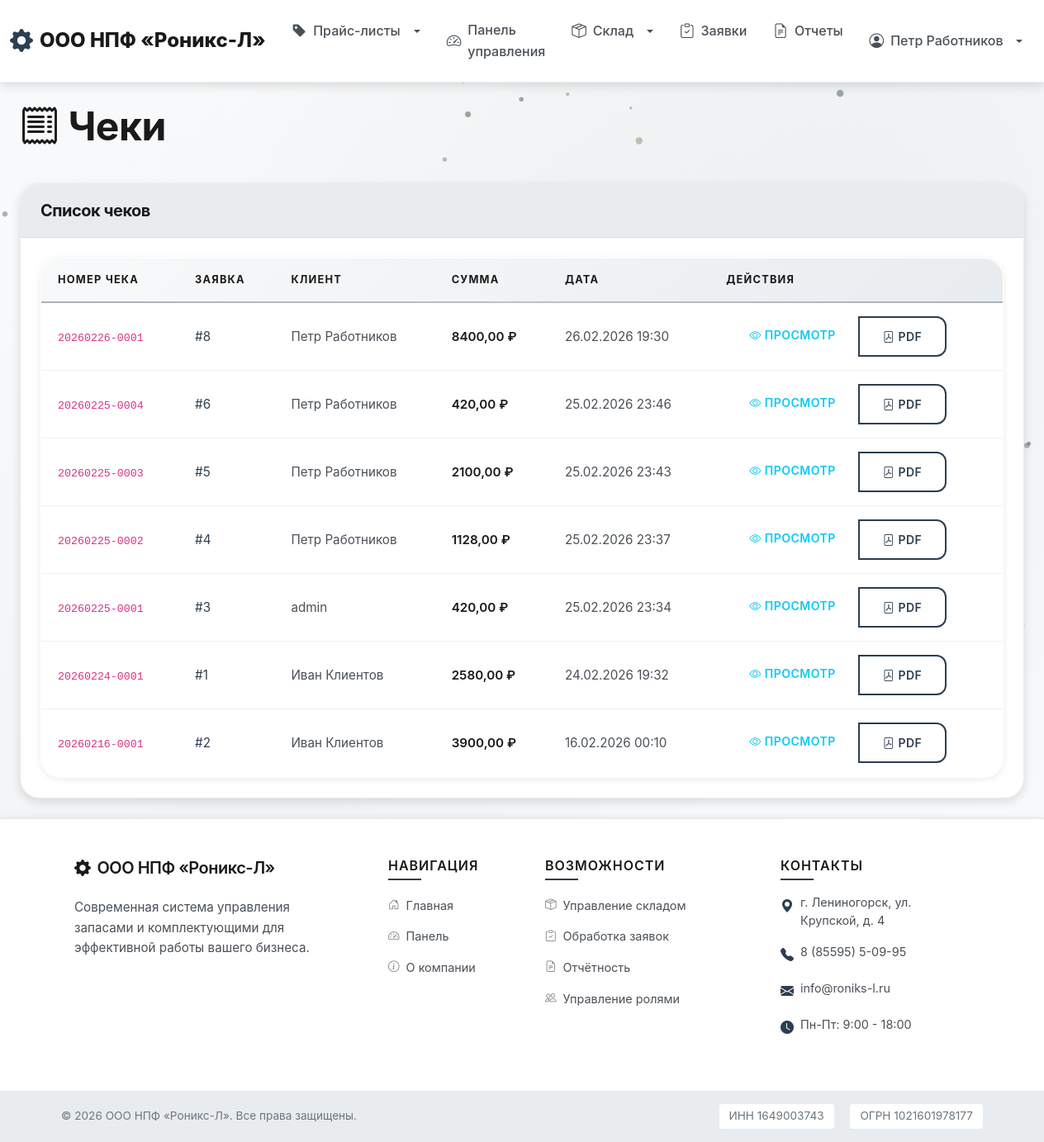
/orders/receipts/ (signed in), run on the app's committed database.
### users/models.py (models this page shows, shortened)
class User(AbstractUser):
    ROLE_CHOICES = [
        ('client', 'Клиент'),
        ('worker', 'Работник сервисного центра'),
    ]
    role = models.CharField(
        'Роль',
        max_length=20,
        choices=ROLE_CHOICES,
        default='client'
    )
    phone = models.CharField('Телефон', max_length=20, blank=True)
    address = models.TextField('Адрес', blank=True)
    created_at = models.DateTimeField('Дата регистрации', auto_now_add=True)
    updated_at = models.DateTimeField('Дата обновления', auto_now=True)
    class Meta:
        verbose_name = 'Пользователь'
        verbose_name_plural = 'Пользователи'
        ordering = ['-created_at']
    @property
    def is_client(self):
        return self.role == 'client'
    @property
    def is_worker(self):
        return self.role == 'worker'

### orders/models.py (models this page shows, shortened)
class Receipt(models.Model):
    order = models.OneToOneField(
        Order,
        on_delete=models.CASCADE,
        related_name='receipt',
        verbose_name='Заявка'
    )
    receipt_number = models.CharField('Номер чека', max_length=50, unique=True)
    issue_date = models.DateTimeField('Дата выдачи', auto_now_add=True)
    total_amount = models.DecimalField(
        'Общая сумма',
        max_digits=10,
        decimal_places=2,
        validators=[MinValueValidator(Decimal('0.01'))]
    )
    notes = models.TextField('Примечания', blank=True)
    class Meta:
        verbose_name = 'Чек'
        verbose_name_plural = 'Чеки'
        ordering = ['-issue_date']

class Order(models.Model):
    STATUS_CHOICES = [
        ('new', 'Новая'),
        ('in_progress', 'В работе'),
        ('completed', 'Выполнена'),
        ('cancelled', 'Отменена'),
    ]
    ORDER_TYPE_CHOICES = [
        ('service', 'Обслуживание'),
        ('components', 'Заказ комплектующих'),
    ]
    client = models.ForeignKey(
        'users.User',
        on_delete=models.CASCADE,
        related_name='orders',
        verbose_name='Клиент'
    )
    order_type = models.CharField('Тип заявки', max_length=20, choices=ORDER_TYPE_CHOICES)
    status = models.CharField('Статус', max_length=20, choices=STATUS_CHOICES, default='new')
    description = models.TextField('Описание')
    assigned_to = models.ForeignKey(
        'users.User',
        on_delete=models.SET_NULL,
        null=True,
        blank=True,
        related_name='assigned_orders',
        verbose_name='Ответственный',
        limit_choices_to={'role': 'worker'}
    )
    total_amount = models.DecimalField(
        'Сумма',
        max_digits=10,
        decimal_places=2,
        default=Decimal('0.00'),
        validators=[MinValueValidator(Decimal('0.00'))]
    )
    created_at = models.DateTimeField('Дата создания', auto_now_add=True)
    updated_at = models.DateTimeField('Дата обновления', auto_now=True)
    completed_at = models.DateTimeField('Дата выполнения', null=True, blank=True)
    class Meta:
        verbose_name = 'Заявка'
        verbose_name_plural = 'Заявки'
        ordering = ['-created_at']

### orders/views.py (the view)
# urls.py: path('receipts/', views.receipt_list, name='receipt_list'),
@login_required
def receipt_list(request):
    receipts = Receipt.objects.select_related('order', 'order__client').all()
    if request.user.is_client:
        receipts = receipts.filter(order__client=request.user)
    return render(request, 'orders/receipt_list.html', {'receipts': receipts})

### templates/orders/receipt_list.html (shortened to what this page needs)
{% extends 'base.html' %}
{% block content %}
<div class="container-fluid">
    <div class="row mb-4">
        <div class="col-12">
            <h1 class="display-5 fw-bold">
                <i class="bi bi-receipt"></i> Чеки
            </h1>
        </div>
    </div>
    <div class="card">
        <div class="card-header">
            <h5 class="mb-0">Список чеков</h5>
        </div>
        <div class="card-body">
            <div class="table-responsive">
                <table class="table table-hover">
                    <thead>
                        <tr>
                            <th>Номер чека</th>
                            <th>Заявка</th>
                            {% if not user.is_client %}
                                <th>Клиент</th>
                            {% endif %}
                            <th>Сумма</th>
                            <th>Дата</th>
                            <th>Действия</th>
                        </tr>
                    </thead>
                    <tbody>
                        {% for receipt in receipts %}
                            <tr>
                                <td><code>{{ receipt.receipt_number }}</code></td>
                                <td><a href="{% url 'orders:order_detail' receipt.order.pk %}">#{{ receipt.order.id }}</a></td>
                                {% if not user.is_client %}
                                    <td>{{ receipt.order.client.get_full_name|default:receipt.order.client.username }}</td>
                                {% endif %}
                                <td><strong>{{ receipt.total_amount }} ₽</strong></td>
                                <td>{{ receipt.issue_date|date:"d.m.Y H:i" }}</td>
                                <td>
                                    <div class="btn-group btn-group-sm">
                                        <a href="{% url 'orders:receipt_detail' receipt.pk %}" class="btn btn-outline-info">
                                            <i class="bi bi-eye"></i> Просмотр
                                        </a>
                                        <a href="{% url 'orders:receipt_pdf' receipt.pk %}" class="btn btn-outline-primary" target="_blank">
                                            <i class="bi bi-file-pdf"></i> PDF
                                        </a>
                                    </div>
                                </td>
                            </tr>
                        {% empty %}
                            <tr>
                                <td colspan="{% if user.is_client %}5{% else %}6{% endif %}" class="text-center text-muted">
                                    Нет чеков
                                </td>
                            </tr>
                        {% endfor %}
                    </tbody>
                </table>
            </div>
        </div>
    </div>
</div>
{% endblock %}

### templates/base.html (shortened to what this page needs)
<!DOCTYPE html>
<html lang="ru">
<head>
    <link href="https://cdn.jsdelivr.net/npm/bootstrap@5.3.0/dist/css/bootstrap.min.css" rel="stylesheet">
    <link rel="stylesheet" href="https://cdn.jsdelivr.net/npm/bootstrap-icons@1.11.0/font/bootstrap-icons.css">
    {% load static %}
    <link rel="stylesheet" href="{% static 'css/style.css' %}">
</head>
<body class="d-flex flex-column min-vh-100">
    <nav class="navbar navbar-expand-lg navbar-light sticky-top">
        <div class="container-fluid">
            <a class="navbar-brand company-logo" href="{% url 'core:home' %}">
                <i class="bi bi-gear-fill"></i> ООО НПФ «Роникс-Л»
            </a>
            <div class="collapse navbar-collapse" id="navbarNav">
                <ul class="navbar-nav me-auto">
                    <li class="nav-item dropdown">
                        <a class="nav-link dropdown-toggle" href="#" role="button" data-bs-toggle="dropdown">
                            <i class="bi bi-tag-fill"></i> Прайс-листы
                        </a>
                    </li>
                    {% if user.is_authenticated %}
                        <li class="nav-item">
                            <a class="nav-link" href="{% url 'core:dashboard' %}">
                                <i class="bi bi-speedometer2"></i> Панель управления
                            </a>
                        </li>
                        {% if user.is_worker or user.is_superuser %}
                            <li class="nav-item dropdown">
                                <a class="nav-link dropdown-toggle" href="#" role="button" data-bs-toggle="dropdown">
                                    <i class="bi bi-box-seam"></i> Склад
                                </a>
                            </li>
                        {% endif %}
                        <li class="nav-item">
                            <a class="nav-link" href="{% url 'orders:order_list' %}">
                                <i class="bi bi-clipboard-check"></i> Заявки
                            </a>
                        </li>
                        {% if user.is_worker or user.is_superuser %}
                            <li class="nav-item">
                                <a class="nav-link" href="{% url 'reports:home' %}">
                                    <i class="bi bi-file-earmark-text"></i> Отчеты
                                </a>
                            </li>
                        {% endif %}
                    {% endif %}
                </ul>
                <ul class="navbar-nav ms-auto">
                    {% if user.is_authenticated %}
                        <li class="nav-item dropdown">
                            <a class="nav-link dropdown-toggle" href="#" role="button" data-bs-toggle="dropdown">
                                <i class="bi bi-person-circle"></i> {{ user.get_full_name|default:user.username }}
                            </a>
                        </li>
                    {% endif %}
                </ul>
            </div>
        </div>
    </nav>
    <main class="container-fluid py-4 flex-grow-1">
        {% block content %}{% endblock %}
    </main>
    <footer class="footer-modern mt-auto">
        <div class="footer-top py-5">
            <div class="container">
                <div class="row g-4">
                    <div class="col-lg-4 col-md-6">
                        <div class="footer-section">
                            <h5 class="footer-title mb-4">
                                <i class="bi bi-gear-fill me-2"></i>ООО НПФ «Роникс-Л»
                            </h5>
                            <p class="footer-text mb-3">
                                Современная система управления запасами и комплектующими для эффективной работы вашего бизнеса.
                            </p>
                        </div>
                    </div>
                    <div class="col-lg-2 col-md-6">
                        <div class="footer-section">
                            <h6 class="footer-subtitle mb-3">Навигация</h6>
                            <ul class="footer-links">
                                <li><a href="{% url 'core:home' %}"><i class="bi bi-house-door me-2"></i>Главная</a></li>
                                {% if user.is_authenticated %}
                                <li><a href="{% url 'core:dashboard' %}"><i class="bi bi-speedometer2 me-2"></i>Панель</a></li>
                                {% endif %}
                                <li><a href="{% url 'core:about' %}"><i class="bi bi-info-circle me-2"></i>О компании</a></li>
                            </ul>
                        </div>
                    </div>
                    <div class="col-lg-3 col-md-6">
                        <div class="footer-section">
                            <h6 class="footer-subtitle mb-3">Возможности</h6>
                            <ul class="footer-links">
                                <li><a href="#"><i class="bi bi-box-seam me-2"></i>Управление складом</a></li>
                                <li><a href="#"><i class="bi bi-clipboard-check me-2"></i>Обработка заявок</a></li>
                                <li><a href="#"><i class="bi bi-file-earmark-text me-2"></i>Отчётность</a></li>
                                <li><a href="#"><i class="bi bi-people me-2"></i>Управление ролями</a></li>
                            </ul>
                        </div>
                    </div>
                    <div class="col-lg-3 col-md-6">
                        <div class="footer-section">
                            <h6 class="footer-subtitle mb-3">Контакты</h6>
                            <ul class="footer-contacts">
                                <li>
                                    <i class="bi bi-geo-alt-fill me-2"></i>
                                    <span>г. Лениногорск, ул. Крупской, д. 4</span>
                                </li>
                                <li>
                                    <i class="bi bi-telephone-fill me-2"></i>
                                    <span>8 (85595) 5-09-95</span>
                                </li>
                                <li>
                                    <i class="bi bi-envelope-fill me-2"></i>
                                    <span>info@roniks-l.ru</span>
                                </li>
                                <li>
                                    <i class="bi bi-clock-fill me-2"></i>
                                    <span>Пн-Пт: 9:00 - 18:00</span>
                                </li>
                            </ul>
                        </div>
                    </div>
                </div>
            </div>
        </div>
        <div class="footer-bottom py-3">
            <div class="container">
                <div class="row align-items-center">
                    <div class="col-md-6 text-center text-md-start mb-2 mb-md-0">
                        <p class="footer-copyright mb-0">
                            &copy; 2026 ООО НПФ «Роникс-Л». Все права защищены.
                        </p>
                    </div>
                    <div class="col-md-6 text-center text-md-end">
                        <p class="footer-legal mb-0">
                            <span class="me-3">ИНН 1649003743</span>
                            <span>ОГРН 1021601978177</span>
                        </p>
                    </div>
                </div>
            </div>
        </div>
    </footer>
</body>
</html>

### data on the page
User: get_full_name "Петр Работников"
Receipt: receipt_number "20260226-0001", order.id "8", order.client.get_full_name "Петр Работников", total_amount "8400,00", issue_date "26.02.2026 19:30"
Receipt: receipt_number "20260225-0004", order.id "6", order.client.get_full_name "Петр Работников", total_amount "420,00", issue_date "25.02.2026 23:46"
Receipt: receipt_number "20260225-0003", order.id "5", order.client.get_full_name "Петр Работников", total_amount "2100,00", issue_date "25.02.2026 23:43"
Receipt: receipt_number "20260225-0002", order.id "4", order.client.get_full_name "Петр Работников", total_amount "1128,00", issue_date "25.02.2026 23:37"
Receipt: receipt_number "20260225-0001", order.id "3", order.client.get_full_name "admin", total_amount "420,00", issue_date "25.02.2026 23:34"
Receipt: receipt_number "20260224-0001", order.id "1", order.client.get_full_name "Иван Клиентов", total_amount "2580,00", issue_date "24.02.2026 19:32"
Receipt: receipt_number "20260216-0001", order.id "2", order.client.get_full_name "Иван Клиентов", total_amount "3900,00", issue_date "16.02.2026 00:10"
